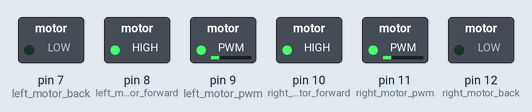
The sketch below on a simulated Arduino Uno, built with avr-gcc and run on an emulated ATmega328P. Shown: switched loads named in the sketch (green lamp = pin HIGH).

Above: at 0.1 s.
Timing chart, 0 to 1.6 s (numbered marks = the images above):
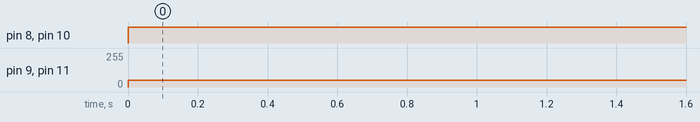

The sketch:

drive_g_zel.ino
```cpp
//EE494 Capstone Project Arduino code
//All rights are reserved
// DUAYENLER Ltd. Şti
// 10.91 Volts is crutial for the regulator output

#include <SerialCommand.h>
SerialCommand scmd;
#define NOP __asm__ __volatile__ ("nop\n\t")
#define left_motor_back  7// 4
#define left_motor_forward 8 // 2
#define right_motor_forward 10 // 6
#define right_motor_back 12 // 7
#define left_motor_pwm 9 // 3
#define right_motor_pwm 11 // 5


// Variable Declerations
unsigned long deltaT = 1000; // time between samples (usecs) 1000->50000
const int pastSize = 3; // used for integrating
double duration = 0; // The duration between two loops
double t = 0;
double p_time = 0; // A variable to hold past time
// ********************
float pastError[pastSize]; //Holds the past errors
float sum; //Holds the summation of the errors
// ********************
float maxSum = 0; // Optional integral term
float delta; //Calculates the derivative of the error
// ********************
int dacMax = 255; // Arduino dac is eight bits.
int adcMax = 1024; //Arduino uses a 10 bit dac, 10th power of 2 = 1024
int adcCenter = 512; // 1024/2
// ********************
int pwm_offset = 0; // Direct motor command from host.
int pwm_delta = 0;  // Direct+motorCmd;
int left_motor_offset = 0; // PWM offset for Left Motor
int motorCmd = 0; // Base motor command to motors
int halfmotorCmd = 0; // half of the motorCmd
int reference = 0; // Desired value (speed or angle) from host.
// ********************
float Kp = 0; // Feedback gains (proportional)
float Kd = 0; // Feedback gains (delta)
float Ki = 0; // Feedback gains (sum)
int Kmin1=0;
int Kmin2=0;
// ********************
char *arg;
int next_dist_pix = 0;
int curr_dist_pix = 0;
float next_dist_mm = 0;
float curr_dist_mm = 0;
float next_error = 0;
float curr_error = 0;
float error = 0;
float beta = 0;
float Ts = 0;
int stop_state = 0;
int yon;
// ********************

void setup() {
  // Pin initialization
  pinMode(left_motor_back, OUTPUT);
  pinMode(left_motor_forward, OUTPUT);
  pinMode(right_motor_forward, OUTPUT);
  pinMode(right_motor_back, OUTPUT);
  pinMode(left_motor_pwm, OUTPUT);
  pinMode(right_motor_pwm, OUTPUT);
  Serial.begin(9600);
  digitalWrite(left_motor_back, LOW);
  digitalWrite(left_motor_forward, LOW);
  digitalWrite(right_motor_back, LOW);
  digitalWrite(right_motor_forward, LOW);

  scmd.addCommand("R", getnextdistPos); // next_dist_pix (y2) is positive, thus next_error is negative , turn right
  scmd.addCommand("L", getnextdistNeg); // next_dist_pix (y2) is negative, thus next_error is positive , turn left
  scmd.addCommand("P", getcurrdistPos); // curr_dist_pix (y1) is positive, thus curr_error is negative , turn right
  scmd.addCommand("N", getcurrdistNeg); // curr_dist_pix (y1) is negative, thus curr_error is positive , turn left
  scmd.addCommand("B", getbeta);        // beta is the error angle from global frame and lane angle from car frame
  scmd.addCommand("S", getstop);        // Gets stop signal from Handshake protocol
  scmd.addDefaultHandler(defaultt);
}
void getnextdistPos() {
  char *arg;
  arg = scmd.next();
  if (arg != NULL) {
    next_dist_pix = atoi(arg);
    stop_state = 0;
  }
}

void getnextdistNeg() {
  char *arg;
  arg = scmd.next();
  if (arg != NULL) {
    next_dist_pix = atoi(arg);
    next_dist_pix = - next_dist_pix;
    stop_state = 0;
  }
}

void getcurrdistPos() {
  char *arg;
  arg = scmd.next();
  if (arg != NULL) {
    curr_dist_pix = atoi(arg);
    stop_state = 0;
  }
}

void getcurrdistNeg() {
  char *arg;
  arg = scmd.next();
  if (arg != NULL) {
    curr_dist_pix = atoi(arg);
    curr_dist_pix = - curr_dist_pix;
    stop_state = 0;
  }
}


void getbeta() {
  char *arg;
  arg = scmd.next();
  if (arg != NULL) {
    beta = atoi(arg);
    if (beta > 180) {
      beta = 360 - beta;
      beta = abs(beta);
      yon=0;
    }
    else {
      beta = abs(beta);
      yon=1;
    }
    stop_state = 0;
  }
}


void getstop() {
  char *arg;
  arg = scmd.next();
  if (arg != NULL) {
    stop_state = 1;
  }
}


void defaultt() {
  NOP;
}

// p =0.12 - 0.14
// i =0.02 - 0.02
// d = 0.091 - 0.0915

// saat 11.29 24 nisan
// Kp = 0.1358
// Kd = 0.1255
// Ki = 0.025
void loop()
{
  scmd.readSerial();
  // ********************
  t = millis();
  duration = t - p_time;
  p_time = t;
  // ********************
  Kp = 0.181; // Feedback gains (proportional) , ilk çalışan=0.15,16 , hizli=19, gün sonu=18 , uzunvid=19,205, bidön=18 , cp1=145, cp3=1453
  Kd = 0.152 ; // Feedback gains (delta) , ilk çalışan=0.11 , hizli=0.12 , gün sonu=13 , uzunvid=158,165, bidön=13 , cp1=1325,124,126, cp3=1345
  Ki = 0.028 ; // Feedback gains (sum) , ilk çalışan=0.06 , hizli=0.075 ,gün sonu=06 , uzunvid= 058,615, bidön=06 , cp1=02, cp3=028
  // ********************
  // Kp = 0.18; // Feedback gains (proportional) , ilk çalışan=0.15,16 , hizli=19, gün sonu=18 , uzunvid=19,205, bidön=18
  // Kd = 0.13 ; // Feedback gains (delta) , ilk çalışan=0.11 , hizli=0.12 , gün sonu=13 , uzunvid=158,165, bidön=13
  // Ki = 0.06 ; // Feedback gains (sum) , ilk çalışan=0.06 , hizli=0.075 ,gün sonu=06 , uzunvid= 058,615, bidön=06
  // ********************
  maxSum = 5; // Optional integral term,
  // pwm_offset = 28;//-0.7*angle;
  // ********************
  // ********************
  // Update pastError
  if (stop_state == 1) {
    analogWrite(right_motor_pwm, 0 );
    analogWrite(left_motor_pwm, 0 ) ;

  } else {
      for (int i = pastSize - 1; i > 0; i--) {
        pastError[i] = pastError[i - 1];
      }
      // Calculate the error and delta
      next_dist_mm = next_dist_pix / 1.65;
      curr_dist_mm = curr_dist_pix / 1.65;
      next_error = reference - next_dist_mm;
      curr_error = reference - curr_dist_mm;
      error = curr_error;

      pastError[0] = error;
      // ********************
      // pwm_offset = max ( 36 - 0.7*beta , 26) ; // 29,25 , hizli=36,0.7,25,26
      // ********************
      // Ts= pastSize * duration * 1e-3;
      Ts = 100e-3;
      delta = (pastError[0] - pastError[1]) / Ts ;
      sum = min(max(sum + (pastError[0] + pastError[1] + pastError[2]) / 3 * Ts, -1 * maxSum), maxSum);
      // ********************
      // ********************
      left_motor_offset = 0;
      motorCmd = int(Kp * error + Kd * delta + Ki * sum);
      motorCmd = abs(motorCmd);
      halfmotorCmd = motorCmd / 2;
      // ********************

      if (beta > 27.5){
        Kmin1=26;
        Kmin2=31;}
      else{
        Kmin1=29;
        Kmin2=34;}

      if(yon=1){
        pwm_offset = max ( 52 - 1.65 * beta , Kmin1) ; // 29,25 , hizli=36,0.7,25,26 gün sonu=34,.7,26, uzunvid=54,1.875,26-56,1.875,26 ,bidön=50,1.6,26
        // cp1=44,1.2,26, cp3=44,1.2,26,28
        //if (abs(error) > 70){pwm_offset=26;}
        }
        else{
        pwm_offset = max ( 62 - 1.71 * beta , Kmin2) ; // 29,25 , hizli=36,0.7,25,26 , gün sonu=39,.7,29, uzunvid=60,1.78,30-61,1.76,30, bidön=54,1.575,30
        // cp1=47,1.15,29, cp3=30,32,1.15,51
        //if (abs(error) > 70){pwm_offset=29;}
       }

      // ********************
      if (error >= 0) {

        pwm_delta  = min( pwm_offset  + motorCmd, dacMax);
        analogWrite(left_motor_pwm, pwm_offset   );
        analogWrite(right_motor_pwm, pwm_delta  )  ; // Right PWM is Pin 10
        initial_start();
      }

      else {
        pwm_delta  = min( pwm_offset  + motorCmd, dacMax);
        analogWrite(right_motor_pwm, pwm_offset );
        analogWrite(left_motor_pwm, pwm_delta + left_motor_offset) ; // Left PWM is Pin 5
        initial_start();
      }
  }

}

void initial_start () {
  digitalWrite(left_motor_back, LOW);
  digitalWrite(left_motor_forward, HIGH);
  digitalWrite(right_motor_forward, HIGH);
  digitalWrite(right_motor_back, LOW);
}
```

Measured:
- by itself, pin 8 (left_motor_forward), pin 10 (right_motor_forward): LOW → HIGH at 0.00 s
- by itself, pin 9 (left_motor_pwm), pin 11 (right_motor_pwm): 0/255 → 52/255 at 0.00 s
